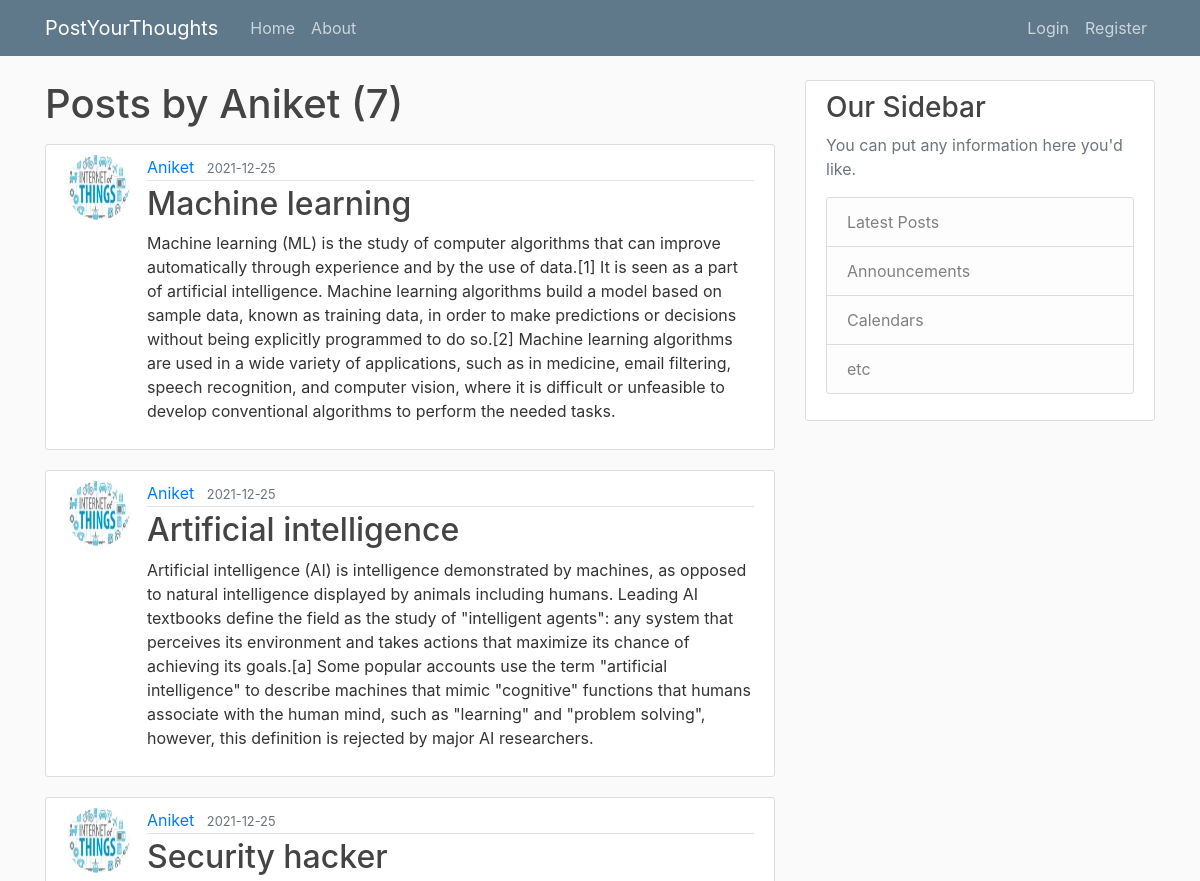
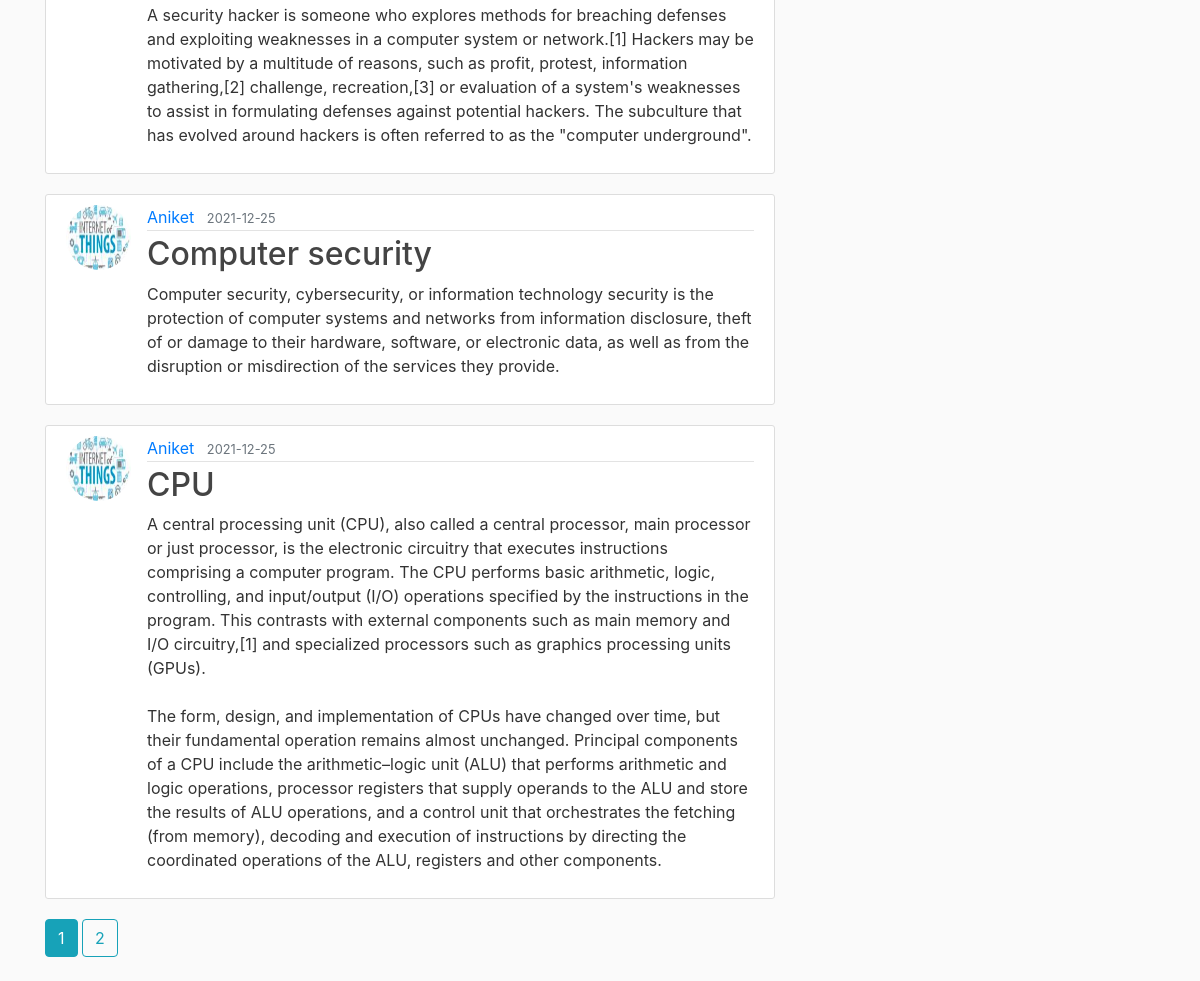
Page /user/Aniket on the committed database (2 pictures, top to bottom).
### flaskblog/models.py (models this page shows, shortened)
class User(db.Model, UserMixin):
    id = db.Column(db.Integer, primary_key=True)
    username = db.Column(db.String(20), unique=True, nullable=False)
    email = db.Column(db.String(120), unique=True, nullable=False)
    image_file = db.Column(db.String(20), nullable=False, default='default.jpg')
    password = db.Column(db.String(60), nullable=False)
    post = db.relationship('Post', backref='author', lazy=True)

class Post(db.Model):
    id = db.Column(db.Integer, primary_key=True)
    title = db.Column(db.String(100), nullable=False)
    date_posted = db.Column(db.DateTime, nullable=False, default=datetime.utcnow)
    content = db.Column(db.Text, nullable=False)
    user_id = db.Column(db.Integer, db.ForeignKey('user.id'), nullable=False)

### flaskblog/routes.py (the view)
@app.route("/user/<string:username>")
def user_posts(username):
    page = request.args.get('page', 1, type=int)
    user = User.query.filter_by(username=username).first_or_404()
    posts = Post.query.filter_by(author=user).order_by(Post.date_posted.desc()).paginate(page=page, per_page=5)
    return render_template('user_posts.html', posts=posts, user=user)

### flaskblog/templates/user_posts.html
{% extends "layout.html" %}
{%block content%}
    <h1 class="mb-3">Posts by {{ user.username }} ({{posts.total}})</h1>
    {%for post in posts.items%}
        <article class="media content-section">
            <img class="rounded-circle article-img" src="{{url_for('static', filename='profile_pics/' + post.author.image_file)}}" alt="">
            <div class="media-body">
            <div class="article-metadata">
                <a class="mr-2" href="{{url_for('user_posts', username=post.author.username)}}">{{ post.author.username }}</a>
                <small class="text-muted">{{ post.date_posted.strftime('%Y-%m-%d') }}</small>
            </div>
            <h2><a class="article-title" href="{{url_for('post', post_id=post.id)}}">{{ post.title }}</a></h2>
            <p class="article-content">{{ post.content }}</p>
            </div>
        </article>
    {%endfor%}
    {%for page_num in posts.iter_pages(left_edge=1, right_edge=1, left_current=1, right_current=2) %}
        {% if page_num %}
            {% if posts.page == page_num %}
                <a class="btn btn-info mb-4" href="{{url_for('user_posts', username=user.username, page=page_num)}}">{{page_num}}</a>
            {% else %}
                <a class="btn btn-outline-info mb-4" href="{{url_for('user_posts', username=user.username, page=page_num)}}">{{page_num}}</a>
            {% endif %}
        {% else %}
            ...
        {% endif %}
    {% endfor %}
{%endblock content%}

### flaskblog/static/main.css (style rules this page uses)
body { background: #fafafa; color: #333333; margin-top: 5rem; }
h1, h2, h3, h4, h5, h6 { color: #444444; }
.content-section { background: #ffffff; padding: 10px 20px; border: 1px solid #dddddd; border-radius: 3px; margin-bottom: 20px; }
.article-title { color: #444444; }
.article-content { white-space: pre-line; }
.article-img { height: 65px; width: 65px; margin-right: 16px; }
.article-metadata { padding-bottom: 1px; margin-bottom: 4px; border-bottom: 1px solid #e3e3e3 }

### rows in the picture
User: username "Aniket"
Post: image_file (picture), author.username "Aniket", date_posted "2021-12-25", title "Machine learning", content "Machine learning (ML) is the study of computer algorithms that can improve automatically through experience and by the use of data.[1] It is seen as a part of artificial intelligence. Machine learning algorithms build a model based on sample data, known as training data, in order to make predictions or decisions without being explicitly programmed to do so.[2] Machine learning algorithms are used in a wide variety of applications, such as in medicine, email filtering, speech recognition, and computer vision, where it is difficult or unfeasible to develop conventional algorithms to perform the needed tasks."
Post: image_file (picture), author.username "Aniket", date_posted "2021-12-25", title "Artificial intelligence", content "Artificial intelligence (AI) is intelligence demonstrated by machines, as opposed to natural intelligence displayed by animals including humans. Leading AI textbooks define the field as the study of \"intelligent agents\": any system that perceives its environment and takes actions that maximize its chance of achieving its goals.[a] Some popular accounts use the term \"artificial intelligence\" to describe machines that mimic \"cognitive\" functions that humans associate with the human mind, such as \"learning\" and \"problem solving\", however, this definition is rejected by major AI researchers."
Post: image_file (picture), author.username "Aniket", date_posted "2021-12-25", title "Security hacker", content "A security hacker is someone who explores methods for breaching defenses and exploiting weaknesses in a computer system or network.[1] Hackers may be motivated by a multitude of reasons, such as profit, protest, information gathering,[2] challenge, recreation,[3] or evaluation of a system's weaknesses to assist in formulating defenses against potential hackers. The subculture that has evolved around hackers is often referred to as the \"computer underground\"."
Post: image_file (picture), author.username "Aniket", date_posted "2021-12-25", title "Computer security", content "Computer security, cybersecurity, or information technology security is the protection of computer systems and networks from information disclosure, theft of or damage to their hardware, software, or electronic data, as well as from the disruption or misdirection of the services they provide."
Post: image_file (picture), author.username "Aniket", date_posted "2021-12-25", title "CPU", content "A central processing unit (CPU), also called a central processor, main processor or just processor, is the electronic circuitry that executes instructions comprising a computer program. The CPU performs basic arithmetic, logic, controlling, and input/output (I/O) operations specified by the instructions in the program. This contrasts with external components such as main memory and I/O circuitry,[1] and specialized processors such as graphics processing units (GPUs). The form, design, and implementation of CPUs have changed over time, but their fundamental operation remains almost unchanged. Principal components of a CPU include the arithmetic–logic unit (ALU) that performs arithmetic and…"

### other values in the picture
{{ posts.total }} "7"
{{ page_num }} "1"
{{ page_num }} "2"
